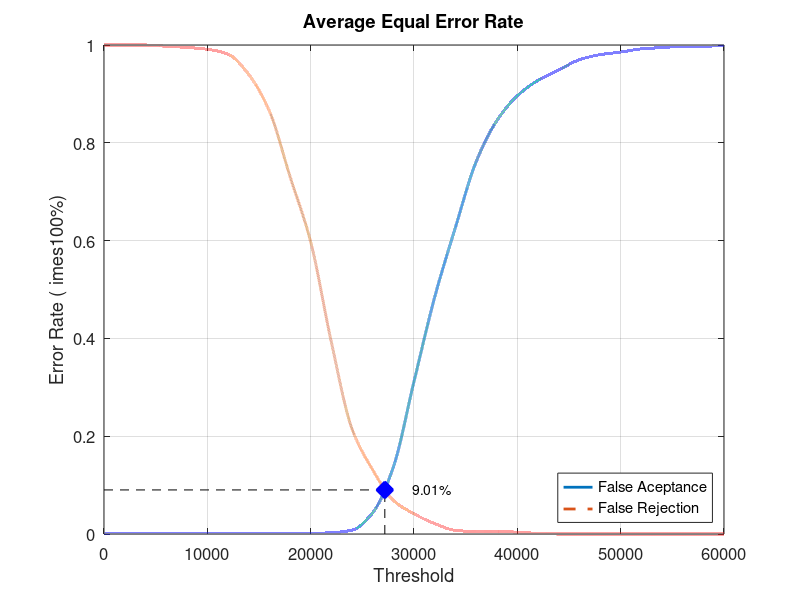
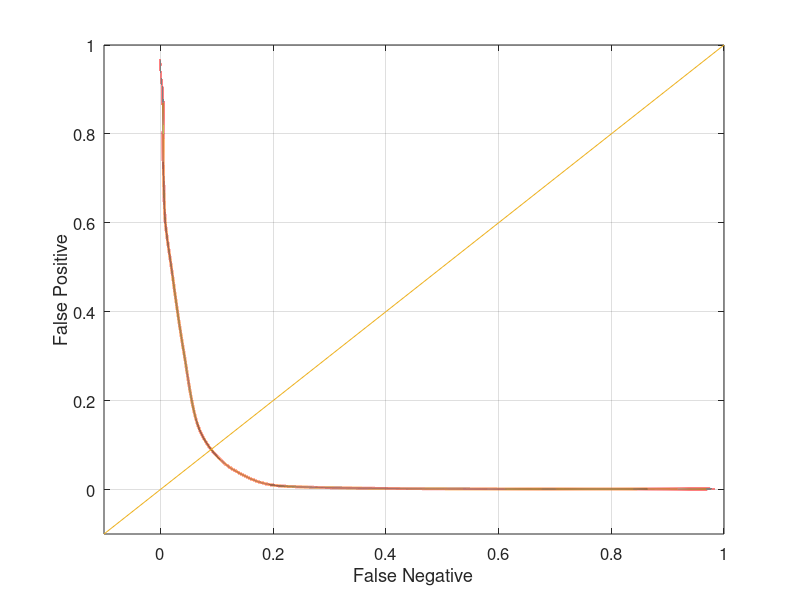

These figures' MATLAB source, in order:
close all;
clear;
clc;
x = 0:2000:60000;
xq = 0:0.5:60000;

y0 = [0 0.00131579 0.00131579 0.00131579 0.00131579 0.00131579 0.00131579 0.00131579 0.00131579 0.00131579 0.00131579 0.00263158 0.00789474 0.0434211 0.136842 0.311842 0.484211 0.626316 0.760526 0.844737 0.896053 0.927632 0.948684 0.969737 0.980263 0.985526 0.992105 0.994737 0.997368 0.997368 1]
yy0 = interp1(x, y0, xq, 'pchip');
y1 = [1 1 1 0.9975 0.995 0.99125 0.98125 0.94 0.865 0.73125 0.5975 0.3925 0.215 0.13125 0.06875 0.04125 0.02125 0.0075 0.005 0.005 0.00375 0.00125 0 0 0 0 0 0 0 0 0]
yy1 = interp1(x, y1, xq, 'pchip');

% Calculating EER: 
y2 = abs(y0 - y1);
find(y2 == min(y2))
yy2 = abs(yy0 - yy1);
xEER = find(yy2 == min(yy2));
xEERIndex = xq(xEER) % X-axis EER
yEER = yy0(xEER) % Y-axis EER

main = figure
plot(xq, yy0,'-','LineWidth', 2);	hold on
plot(xq, yy1,'--','LineWidth', 2);	hold on
plot([xEERIndex xEERIndex], [0 yEER], 'k--');	hold on
plot([0 xEERIndex], [yEER yEER], 'k--');	hold on
plot(xEERIndex, yEER, 'bx', 'LineWidth', 10);	hold on
text(xEERIndex + 10 * xEERIndex / 100, yEER, [num2str(round((10000 * yEER)) / 100) '%'])
legend('False Aceptance', 'False Rejection', 'Location', 'SouthEast')
xlabel('Threshold')
ylabel('Error Rate (	imes100%)')
title('Average Equal Error Rate')
set(gca, 'FontSize', 12)
axis([0 60000 0 1])
grid on

print(main, 'Experiment4AverageMain', '-dpng');
FNRxFPR = figure('Color', [1 1 1]);
plot(yy1, yy0, '-', yy1, yy0, 'LineWidth', 2);
hold on
y = -0.1:0.1:1
plot(y, y); 
set(gca, 'FontSize', 12)
xlabel('False Negative')
ylabel('False Positive')
axis([-0.1 1 -0.1 1])
set(gca, 'FontSize', 12)
grid on

print(FNRxFPR, 'Experiment4AverageFNRxFPR','-dpng');
